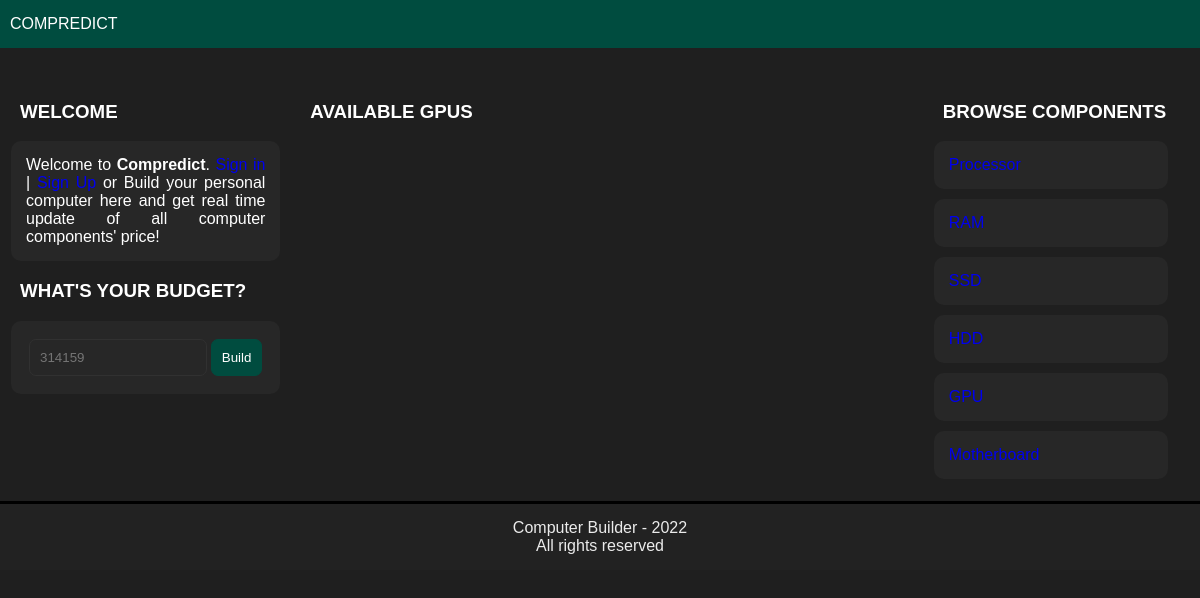
Page /ssd on the earlier database version.
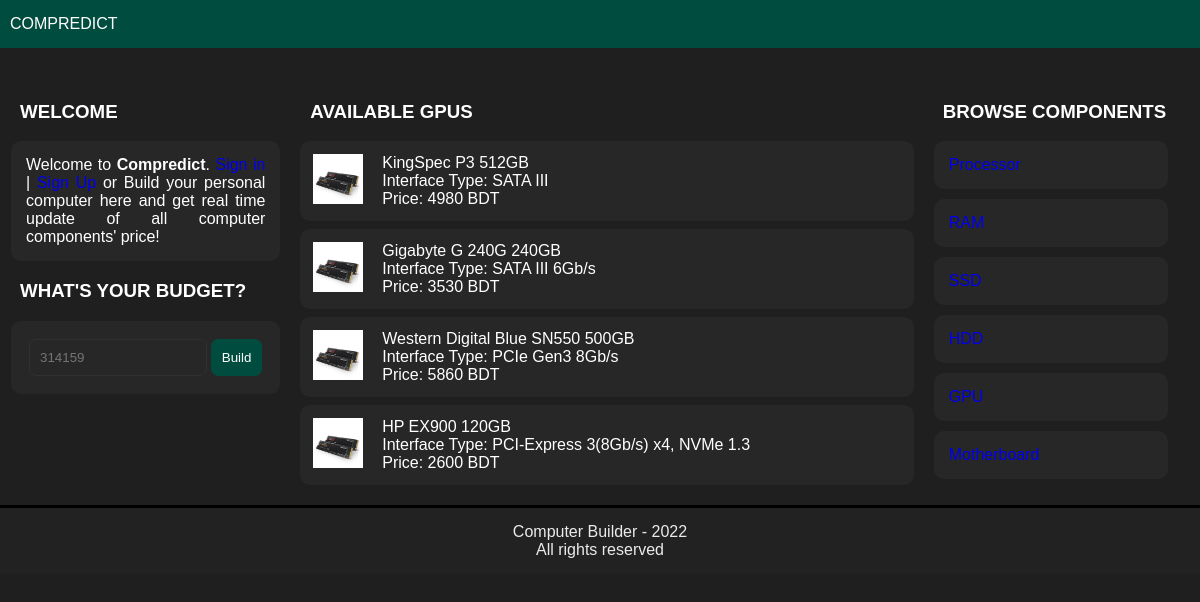
Same page on the later database version.
### home/models.py (models this page shows, shortened)
class SSD(models.Model):
    sID = models.AutoField(primary_key=True)
    sBrand = models.CharField(max_length=260)
    sName = models.CharField(max_length=260)
    sCap = models.IntegerField()
    sInterface = models.CharField(max_length=260)
    sPrice = models.IntegerField()
    sThumb = models.ImageField()

### home/views.py (the view)
# urls.py: path('ssd',views.sList, name="ssd"),
def sList(request):
    getBudget(request)
    items = SSD.objects.all()
    context = {
        'items': items,
    }
    return render(request, 'slist.html', context)

### home/views.py (called while the page is built)
def getBudget(request):
    if request.method == "POST":
        budget = request.POST.get('user_budget')

### templates/slist.html
{% extends 'base.html' %}
{% block body %}
<h3>AVAILABLE GPUS</h3>
{% for item in items %}
<div class="item-list">
    <table width="100%">
        <td width="1%">
            <img src="{{ item.sThumb.url }}" height="50px" width="50px"/>
        </td>
        <td width="25%">
            {{ item.sBrand }} {{ item.sName }} {{ item.sCap }}GB<br>
            Interface Type: {{item.sInterface}} <br>
            Price: {{item.sPrice}} BDT
        </td>
    </table>
    </div>
{% endfor %}
{% endblock body %}

Differences in the rows shown:
added SSD: sThumb (picture), sBrand "KingSpec", sName "P3", sCap "512", sInterface "SATA III", sPrice "4980"
added SSD: sThumb (picture), sBrand "Gigabyte", sName "G 240G", sCap "240", sInterface "SATA III 6Gb/s", sPrice "3530"
added SSD: sThumb (picture), sBrand "Western Digital", sName "Blue SN550", sCap "500", sInterface "PCIe Gen3 8Gb/s", sPrice "5860"
added SSD: sThumb (picture), sBrand "HP", sName "EX900", sCap "120", sInterface "PCI-Express 3(8Gb/s) x4, NVMe 1.3", sPrice "2600"
